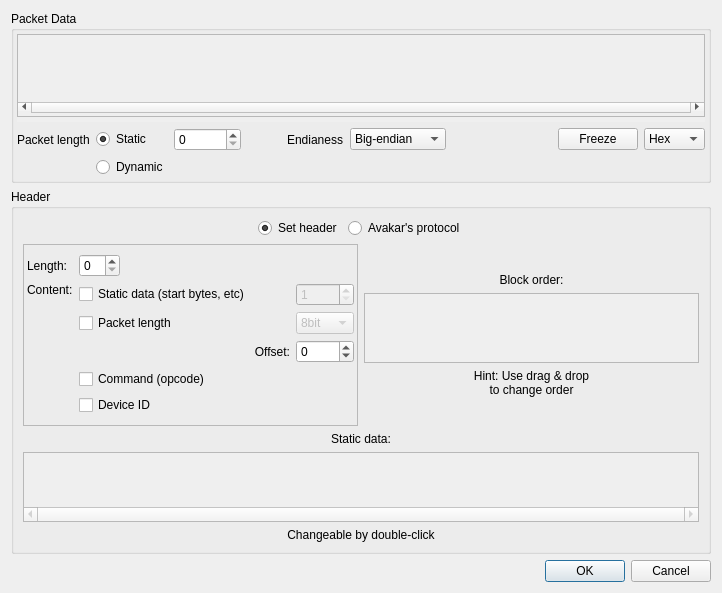
<?xml version="1.0" encoding="UTF-8"?>
<ui version="4.0">
 <class>SourceDialog</class>
 <widget class="QDialog" name="SourceDialog">
  <property name="geometry">
   <rect>
    <x>0</x>
    <y>0</y>
    <width>722</width>
    <height>593</height>
   </rect>
  </property>
  <property name="sizePolicy">
   <sizepolicy hsizetype="Fixed" vsizetype="Expanding">
    <horstretch>0</horstretch>
    <verstretch>0</verstretch>
   </sizepolicy>
  </property>
  <property name="windowTitle">
   <string>Source structure</string>
  </property>
  <layout class="QVBoxLayout" name="verticalLayout_4">
   <item>
    <widget class="QGroupBox" name="packet_group">
     <property name="title">
      <string>Packet Data</string>
     </property>
     <layout class="QVBoxLayout" name="verticalLayout_3">
      <property name="leftMargin">
       <number>3</number>
      </property>
      <property name="topMargin">
       <number>3</number>
      </property>
      <property name="rightMargin">
       <number>3</number>
      </property>
      <property name="bottomMargin">
       <number>3</number>
      </property>
      <item>
       <widget class="QScrollArea" name="data_scroll">
        <property name="sizePolicy">
         <sizepolicy hsizetype="Expanding" vsizetype="Preferred">
          <horstretch>0</horstretch>
          <verstretch>0</verstretch>
         </sizepolicy>
        </property>
        <property name="styleSheet">
         <string notr="true">margin-bottom: 5px</string>
        </property>
        <property name="verticalScrollBarPolicy">
         <enum>Qt::ScrollBarAlwaysOff</enum>
        </property>
        <property name="horizontalScrollBarPolicy">
         <enum>Qt::ScrollBarAlwaysOn</enum>
        </property>
        <property name="widgetResizable">
         <bool>false</bool>
        </property>
        <widget class="QWidget" name="scrollAreaWidgetContents">
         <property name="geometry">
          <rect>
           <x>0</x>
           <y>0</y>
           <width>683</width>
           <height>62</height>
          </rect>
         </property>
        </widget>
       </widget>
      </item>
      <item>
       <layout class="QGridLayout" name="gridLayout_2">
        <item row="0" column="0">
         <widget class="QLabel" name="len_label">
          <property name="text">
           <string>Packet length</string>
          </property>
          <property name="alignment">
           <set>Qt::AlignLeading|Qt::AlignLeft|Qt::AlignVCenter</set>
          </property>
         </widget>
        </item>
        <item row="0" column="1">
         <widget class="QRadioButton" name="len_static">
          <property name="text">
           <string>Static</string>
          </property>
          <property name="checked">
           <bool>true</bool>
          </property>
         </widget>
        </item>
        <item row="0" column="2">
         <widget class="QSpinBox" name="len_box">
          <property name="maximum">
           <number>2147483647</number>
          </property>
         </widget>
        </item>
        <item row="0" column="4">
         <widget class="QLabel" name="label_2">
          <property name="text">
           <string>Endianess</string>
          </property>
          <property name="alignment">
           <set>Qt::AlignLeading|Qt::AlignLeft|Qt::AlignVCenter</set>
          </property>
         </widget>
        </item>
        <item row="0" column="5">
         <widget class="QComboBox" name="endianBox">
          <item>
           <property name="text">
            <string>Big-endian</string>
           </property>
          </item>
          <item>
           <property name="text">
            <string>Little endian</string>
           </property>
          </item>
         </widget>
        </item>
        <item row="1" column="1">
         <widget class="QRadioButton" name="len_dynamic">
          <property name="text">
           <string>Dynamic</string>
          </property>
         </widget>
        </item>
        <item row="0" column="3">
         <spacer name="horizontalSpacer">
          <property name="orientation">
           <enum>Qt::Horizontal</enum>
          </property>
          <property name="sizeType">
           <enum>QSizePolicy::Fixed</enum>
          </property>
          <property name="sizeHint" stdset="0">
           <size>
            <width>40</width>
            <height>20</height>
           </size>
          </property>
         </spacer>
        </item>
        <item row="0" column="8">
         <widget class="QComboBox" name="fmt_combo">
          <item>
           <property name="text">
            <string>Hex</string>
           </property>
          </item>
          <item>
           <property name="text">
            <string>Byte</string>
           </property>
          </item>
          <item>
           <property name="text">
            <string>String</string>
           </property>
          </item>
         </widget>
        </item>
        <item row="0" column="6">
         <spacer name="horizontalSpacer_2">
          <property name="orientation">
           <enum>Qt::Horizontal</enum>
          </property>
          <property name="sizeHint" stdset="0">
           <size>
            <width>40</width>
            <height>20</height>
           </size>
          </property>
         </spacer>
        </item>
        <item row="0" column="7">
         <widget class="QPushButton" name="freezeBtn">
          <property name="text">
           <string>Freeze</string>
          </property>
          <property name="checkable">
           <bool>true</bool>
          </property>
          <property name="checked">
           <bool>false</bool>
          </property>
         </widget>
        </item>
       </layout>
      </item>
     </layout>
    </widget>
   </item>
   <item>
    <widget class="QGroupBox" name="header_group">
     <property name="title">
      <string>Header</string>
     </property>
     <layout class="QVBoxLayout" name="verticalLayout_6">
      <item>
       <layout class="QHBoxLayout" name="horizontalLayout_2">
        <item>
         <spacer name="horizontalSpacer_4">
          <property name="orientation">
           <enum>Qt::Horizontal</enum>
          </property>
          <property name="sizeHint" stdset="0">
           <size>
            <width>40</width>
            <height>20</height>
           </size>
          </property>
         </spacer>
        </item>
        <item>
         <widget class="QRadioButton" name="radioNormalHeader">
          <property name="toolTip">
           <string>You most likely want this.</string>
          </property>
          <property name="whatsThis">
           <string>You most likely want this.</string>
          </property>
          <property name="text">
           <string>Set header</string>
          </property>
          <property name="checked">
           <bool>true</bool>
          </property>
         </widget>
        </item>
        <item>
         <widget class="QRadioButton" name="radioAvakar">
          <property name="text">
           <string>Avakar's protocol</string>
          </property>
         </widget>
        </item>
        <item>
         <spacer name="horizontalSpacer_5">
          <property name="orientation">
           <enum>Qt::Horizontal</enum>
          </property>
          <property name="sizeHint" stdset="0">
           <size>
            <width>40</width>
            <height>20</height>
           </size>
          </property>
         </spacer>
        </item>
       </layout>
      </item>
      <item>
       <widget class="QStackedWidget" name="stackedWidget">
        <property name="currentIndex">
         <number>0</number>
        </property>
        <widget class="QWidget" name="page">
         <layout class="QVBoxLayout" name="verticalLayout">
          <property name="leftMargin">
           <number>0</number>
          </property>
          <property name="topMargin">
           <number>0</number>
          </property>
          <property name="rightMargin">
           <number>0</number>
          </property>
          <property name="bottomMargin">
           <number>0</number>
          </property>
          <item>
           <layout class="QHBoxLayout" name="horizontalLayout_3">
            <item>
             <widget class="QFrame" name="frame">
              <property name="frameShape">
               <enum>QFrame::StyledPanel</enum>
              </property>
              <property name="frameShadow">
               <enum>QFrame::Raised</enum>
              </property>
              <layout class="QVBoxLayout" name="verticalLayout_2">
               <property name="leftMargin">
                <number>3</number>
               </property>
               <property name="topMargin">
                <number>3</number>
               </property>
               <property name="rightMargin">
                <number>3</number>
               </property>
               <property name="bottomMargin">
                <number>3</number>
               </property>
               <item>
                <layout class="QGridLayout" name="gridLayout">
                 <item row="0" column="0">
                  <widget class="QLabel" name="h_len_label">
                   <property name="text">
                    <string>Length:</string>
                   </property>
                  </widget>
                 </item>
                 <item row="0" column="1">
                  <layout class="QHBoxLayout" name="horizontalLayout">
                   <item>
                    <widget class="QSpinBox" name="header_len_box"/>
                   </item>
                   <item>
                    <spacer name="horizontalSpacer_3">
                     <property name="orientation">
                      <enum>Qt::Horizontal</enum>
                     </property>
                     <property name="sizeHint" stdset="0">
                      <size>
                       <width>40</width>
                       <height>20</height>
                      </size>
                     </property>
                    </spacer>
                   </item>
                  </layout>
                 </item>
                 <item row="1" column="0">
                  <widget class="QLabel" name="conten_label">
                   <property name="text">
                    <string>Content:</string>
                   </property>
                   <property name="alignment">
                    <set>Qt::AlignLeading|Qt::AlignLeft|Qt::AlignTop</set>
                   </property>
                  </widget>
                 </item>
                 <item row="1" column="1">
                  <widget class="QCheckBox" name="static_check">
                   <property name="text">
                    <string>Static data (start bytes, etc)</string>
                   </property>
                  </widget>
                 </item>
                 <item row="1" column="2">
                  <widget class="QSpinBox" name="static_len_box">
                   <property name="enabled">
                    <bool>false</bool>
                   </property>
                   <property name="minimum">
                    <number>1</number>
                   </property>
                   <property name="value">
                    <number>1</number>
                   </property>
                  </widget>
                 </item>
                 <item row="2" column="1">
                  <widget class="QCheckBox" name="len_check">
                   <property name="enabled">
                    <bool>true</bool>
                   </property>
                   <property name="text">
                    <string>Packet length</string>
                   </property>
                  </widget>
                 </item>
                 <item row="2" column="2">
                  <widget class="QComboBox" name="len_fmt_box">
                   <property name="enabled">
                    <bool>false</bool>
                   </property>
                   <item>
                    <property name="text">
                     <string>8bit</string>
                    </property>
                   </item>
                   <item>
                    <property name="text">
                     <string>16bit</string>
                    </property>
                   </item>
                   <item>
                    <property name="text">
                     <string>32bit</string>
                    </property>
                   </item>
                  </widget>
                 </item>
                 <item row="3" column="1">
                  <widget class="QLabel" name="label_6">
                   <property name="text">
                    <string>Offset:</string>
                   </property>
                   <property name="alignment">
                    <set>Qt::AlignRight|Qt::AlignTrailing|Qt::AlignVCenter</set>
                   </property>
                  </widget>
                 </item>
                 <item row="3" column="2">
                  <widget class="QSpinBox" name="offsetBox">
                   <property name="minimum">
                    <number>-100</number>
                   </property>
                   <property name="maximum">
                    <number>100</number>
                   </property>
                  </widget>
                 </item>
                 <item row="4" column="1">
                  <widget class="QCheckBox" name="cmd_check">
                   <property name="text">
                    <string>Command (opcode)</string>
                   </property>
                  </widget>
                 </item>
                 <item row="5" column="1">
                  <widget class="QCheckBox" name="id_check">
                   <property name="text">
                    <string>Device ID</string>
                   </property>
                  </widget>
                 </item>
                </layout>
               </item>
              </layout>
             </widget>
            </item>
            <item>
             <layout class="QVBoxLayout" name="verticalLayout_5">
              <item>
               <spacer name="verticalSpacer_4">
                <property name="orientation">
                 <enum>Qt::Vertical</enum>
                </property>
                <property name="sizeHint" stdset="0">
                 <size>
                  <width>20</width>
                  <height>0</height>
                 </size>
                </property>
               </spacer>
              </item>
              <item>
               <spacer name="verticalSpacer_2">
                <property name="orientation">
                 <enum>Qt::Vertical</enum>
                </property>
                <property name="sizeHint" stdset="0">
                 <size>
                  <width>20</width>
                  <height>0</height>
                 </size>
                </property>
               </spacer>
              </item>
              <item>
               <widget class="QLabel" name="label_4">
                <property name="text">
                 <string>Block order:</string>
                </property>
                <property name="alignment">
                 <set>Qt::AlignCenter</set>
                </property>
               </widget>
              </item>
              <item>
               <widget class="QScrollArea" name="header_scroll">
                <property name="sizePolicy">
                 <sizepolicy hsizetype="Expanding" vsizetype="Expanding">
                  <horstretch>0</horstretch>
                  <verstretch>0</verstretch>
                 </sizepolicy>
                </property>
                <property name="verticalScrollBarPolicy">
                 <enum>Qt::ScrollBarAlwaysOff</enum>
                </property>
                <property name="horizontalScrollBarPolicy">
                 <enum>Qt::ScrollBarAlwaysOff</enum>
                </property>
                <property name="widgetResizable">
                 <bool>true</bool>
                </property>
                <widget class="QWidget" name="scrollAreaWidgetContents_2">
                 <property name="geometry">
                  <rect>
                   <x>0</x>
                   <y>0</y>
                   <width>334</width>
                   <height>60</height>
                  </rect>
                 </property>
                </widget>
               </widget>
              </item>
              <item>
               <widget class="QLabel" name="label">
                <property name="text">
                 <string>Hint: Use drag &amp; drop
to change order</string>
                </property>
                <property name="alignment">
                 <set>Qt::AlignCenter</set>
                </property>
               </widget>
              </item>
              <item>
               <spacer name="verticalSpacer_3">
                <property name="orientation">
                 <enum>Qt::Vertical</enum>
                </property>
                <property name="sizeHint" stdset="0">
                 <size>
                  <width>20</width>
                  <height>0</height>
                 </size>
                </property>
               </spacer>
              </item>
              <item>
               <spacer name="verticalSpacer">
                <property name="orientation">
                 <enum>Qt::Vertical</enum>
                </property>
                <property name="sizeHint" stdset="0">
                 <size>
                  <width>20</width>
                  <height>0</height>
                 </size>
                </property>
               </spacer>
              </item>
             </layout>
            </item>
           </layout>
          </item>
          <item>
           <widget class="QLabel" name="label_3">
            <property name="text">
             <string>Static data:</string>
            </property>
            <property name="alignment">
             <set>Qt::AlignCenter</set>
            </property>
           </widget>
          </item>
          <item>
           <widget class="QListWidget" name="staticList">
            <property name="enabled">
             <bool>false</bool>
            </property>
            <property name="sizePolicy">
             <sizepolicy hsizetype="Expanding" vsizetype="Fixed">
              <horstretch>0</horstretch>
              <verstretch>0</verstretch>
             </sizepolicy>
            </property>
            <property name="maximumSize">
             <size>
              <width>16777215</width>
              <height>70</height>
             </size>
            </property>
            <property name="verticalScrollBarPolicy">
             <enum>Qt::ScrollBarAlwaysOff</enum>
            </property>
            <property name="horizontalScrollBarPolicy">
             <enum>Qt::ScrollBarAlwaysOn</enum>
            </property>
            <property name="flow">
             <enum>QListView::LeftToRight</enum>
            </property>
           </widget>
          </item>
          <item>
           <widget class="QLabel" name="label_5">
            <property name="text">
             <string>Changeable by double-click</string>
            </property>
            <property name="alignment">
             <set>Qt::AlignCenter</set>
            </property>
           </widget>
          </item>
         </layout>
        </widget>
        <widget class="QWidget" name="page_2">
         <layout class="QVBoxLayout" name="verticalLayout_7">
          <item>
           <widget class="QLabel" name="label_7">
            <property name="text">
             <string>Header of Avakar's protocol is 2 bytes long and has this structure:

0x80, (cmd &lt;&lt; 4 | length)

That means it cannot be set in standard UI yet, hence this special option.</string>
            </property>
            <property name="alignment">
             <set>Qt::AlignCenter</set>
            </property>
           </widget>
          </item>
         </layout>
        </widget>
       </widget>
      </item>
     </layout>
    </widget>
   </item>
   <item>
    <widget class="QDialogButtonBox" name="ok_close_bBox">
     <property name="standardButtons">
      <set>QDialogButtonBox::Cancel|QDialogButtonBox::Ok</set>
     </property>
     <property name="centerButtons">
      <bool>false</bool>
     </property>
    </widget>
   </item>
  </layout>
 </widget>
 <resources/>
 <connections>
  <connection>
   <sender>static_check</sender>
   <signal>toggled(bool)</signal>
   <receiver>static_len_box</receiver>
   <slot>setEnabled(bool)</slot>
   <hints>
    <hint type="sourcelabel">
     <x>188</x>
     <y>252</y>
    </hint>
    <hint type="destinationlabel">
     <x>343</x>
     <y>252</y>
    </hint>
   </hints>
  </connection>
  <connection>
   <sender>len_check</sender>
   <signal>toggled(bool)</signal>
   <receiver>len_fmt_box</receiver>
   <slot>setEnabled(bool)</slot>
   <hints>
    <hint type="sourcelabel">
     <x>188</x>
     <y>277</y>
    </hint>
    <hint type="destinationlabel">
     <x>343</x>
     <y>281</y>
    </hint>
   </hints>
  </connection>
  <connection>
   <sender>len_check</sender>
   <signal>toggled(bool)</signal>
   <receiver>len_dynamic</receiver>
   <slot>setChecked(bool)</slot>
   <hints>
    <hint type="sourcelabel">
     <x>188</x>
     <y>277</y>
    </hint>
    <hint type="destinationlabel">
     <x>156</x>
     <y>161</y>
    </hint>
   </hints>
  </connection>
  <connection>
   <sender>static_check</sender>
   <signal>toggled(bool)</signal>
   <receiver>staticList</receiver>
   <slot>setEnabled(bool)</slot>
   <hints>
    <hint type="sourcelabel">
     <x>188</x>
     <y>252</y>
    </hint>
    <hint type="destinationlabel">
     <x>188</x>
     <y>290</y>
    </hint>
   </hints>
  </connection>
  <connection>
   <sender>len_static</sender>
   <signal>toggled(bool)</signal>
   <receiver>len_box</receiver>
   <slot>setEnabled(bool)</slot>
   <hints>
    <hint type="sourcelabel">
     <x>146</x>
     <y>134</y>
    </hint>
    <hint type="destinationlabel">
     <x>244</x>
     <y>134</y>
    </hint>
   </hints>
  </connection>
 </connections>
</ui>
